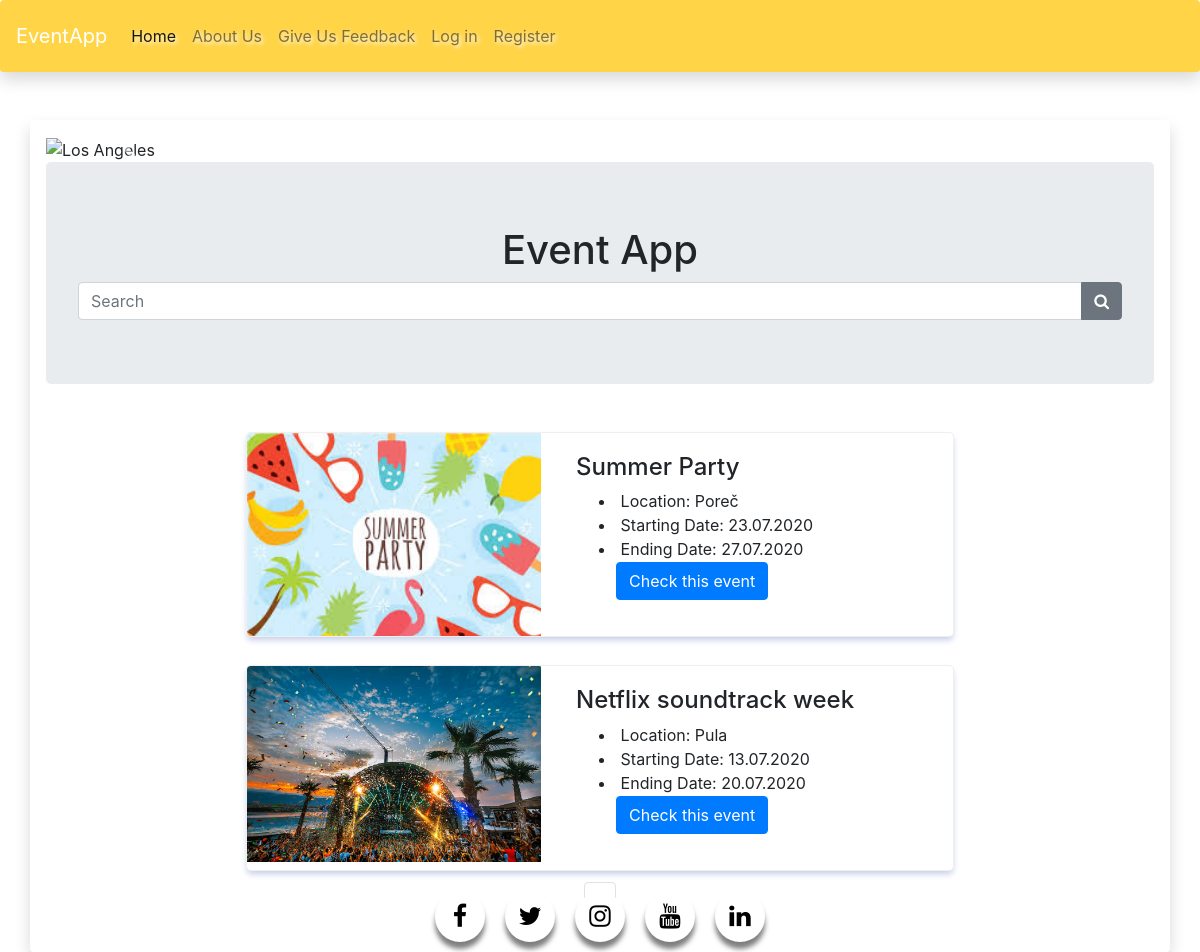
The page / on the database its author committed.
### eventapp/models.py (models this page shows, shortened)
class EventPost(db.Model):
    users = db.relationship(User)
    id = db.Column(db.Integer, primary_key=True)
    user_id = db.Column(db.Integer, db.ForeignKey('users.id'), nullable=False)
    comments = db.relationship('Comment', backref='title', lazy='dynamic')
    date = db.Column(db.DateTime, nullable=False, default=datetime.utcnow)
    title = db.Column(db.String(140), nullable=False)
    text = db.Column(db.Text, nullable=False)
    city= db.Column(db.String(100), nullable=False)
    address= db.Column(db.String(100), nullable=False)
    time_start = db.Column(db.String(100), nullable=False)
    time_end = db.Column(db.String(100), nullable=False)
    contact = db.Column(db.String(100), nullable=False)
    pic = db.Column(db.String(100))
    timestamp = db.Column(db.DateTime)

### eventapp/core/views.py (the view)
@core.route('/')
def index():
    page = request.args.get('page', 1, type=int)
    event_posts = EventPost.query.order_by(EventPost.date.desc()).paginate(page=page, per_page=10)
    return render_template('index.html',event_posts=event_posts)

### eventapp/templates/index.html (shortened to what this page needs)
{% extends "base.html" %}
{% block content %}
<div id="demo" class="carousel slide" data-ride="carousel">
<ul class="carousel-indicators">
  <li data-target="#demo" data-slide-to="0" class="active"></li>
  <li data-target="#demo" data-slide-to="1"></li>
  <li data-target="#demo" data-slide-to="2"></li>
</ul>
<div class="carousel-inner">
  <div class="carousel-item active">
    <img src="static/banners/pozadina.jpg" alt="Los Angeles" width="1100" height="300">
    <div class="carousel-caption">
    </div>
  </div>
</div>
<a class="carousel-control-prev" href="#demo" data-slide="prev">
  <span class="carousel-control-prev-icon"></span>
</a>
<a class="carousel-control-next" href="#demo" data-slide="next">
  <span class="carousel-control-next-icon"></span>
</a>
</div>
<div class="jumbotron" >
  <h1>Event App</h1>
  <div class="input-group">
    <input type="text" class="form-control" placeholder="Search">
    <div class="input-group-append">
      <button class="btn btn-secondary" type="button">
        <i class="fa fa-search"></i>
      </button>
    </div>
  </div>
</div>
<div class="firmalar">
    <div class="container">
      {% for post in event_posts.items %}
        <div class="row">
            <div class="col-md-2"></div>
            <div class="col-md-8">
                <div class="firma-card row">
                    <div class="col-md-5 img-padding-no">
                        <div class="firma-resim">
                          <img src="static/photos/{{post.pic}}" class="image69" width="100%" height= "auto" >
                        </div>
                    </div>
                    <div class="col-md-7">
                        <div class="firma-aciklama card-body">
                            <h4>{{ post.title }}</h4>
                            <ul class="yacht-info__list space-2">
                                <li>
                                    <span class="vertical-align-mid">Location: {{ post.city }}</span>
                                </li>
                                <li>
                                    <span class="vertical-align-mid">Starting Date: {{ post.time_start }}</span>
                                </li>
                                <li>
                                    <span class="vertical-align-mid">Ending Date: {{ post.time_end }}</span>
                                </li>
                                <div class="col-md-2" align="center"></div>
                                <a href="{{ url_for('event_posts.event_post', event_post_id=post.id) }}" class="btn btn-primary">Check this event</a>
                            </div>
                        </div>
                    </div>
                </div>
            </div>
           {% endfor %}
    </div>
    </div>
    <nav aria-label="Page navigation example">
     <ul class="pagination justify-content-center">
       {% for page_num in event_posts.iter_pages(left_edge=1, right_edge=1, left_current=1, right_current=2) %}
          {% if event_posts.page == page_num %}
          <li class="page-item disabled">
            <a class="page-link" href="{{ url_for('core.index', page=page_num) }}">{{ page_num }}</a></li>
          {% else %}
            <li class="page-item"><a class="page-link" href="{{ url_for('core.index', page=page_num) }}">{{ page_num }}</a></li>
          {% endif %}
      {% endfor %}
    </nav>
    {% endblock content %}

### eventapp/static/CSS/base.css (style rules this page uses)
h1 { text-align: center; }
.form-control, .btn { min-height: 38px; border-radius: 2px; }
.btn { font-size: 15px; font-weight: bold; }
.form-control, .btn { border-radius: 3px; }
html, body, #map-canvas { height: 100%; width: 100%; }

### eventapp/templates/index.html (style rules this page uses)
.image69 { max-width: 100%; height: auto; }
.firma-card { background: #fff; border: 1px solid; border-color: #c7bdbd40; margin: 1rem auto; border-radius: 5px; box-shadow: 0 4px 6px -1px rgb(198, 207, 234); margin-bottom: 1.6%; overflow: hidden; }
.firma-resim { position: absolute; top: 0; right: 0; bottom: 0; left: 0; background-size: cover; background-position: center; transition: -webkit-transform .2s; transition: transform .2s; }
.firmalar { background: white; }

### rows shown on the page
EventPost: pic (picture), title "Summer Party", city "Poreč", time_start "23.07.2020", time_end "27.07.2020"
EventPost: pic (picture), title "Netflix soundtrack week", city "Pula", time_start "13.07.2020", time_end "20.07.2020"
